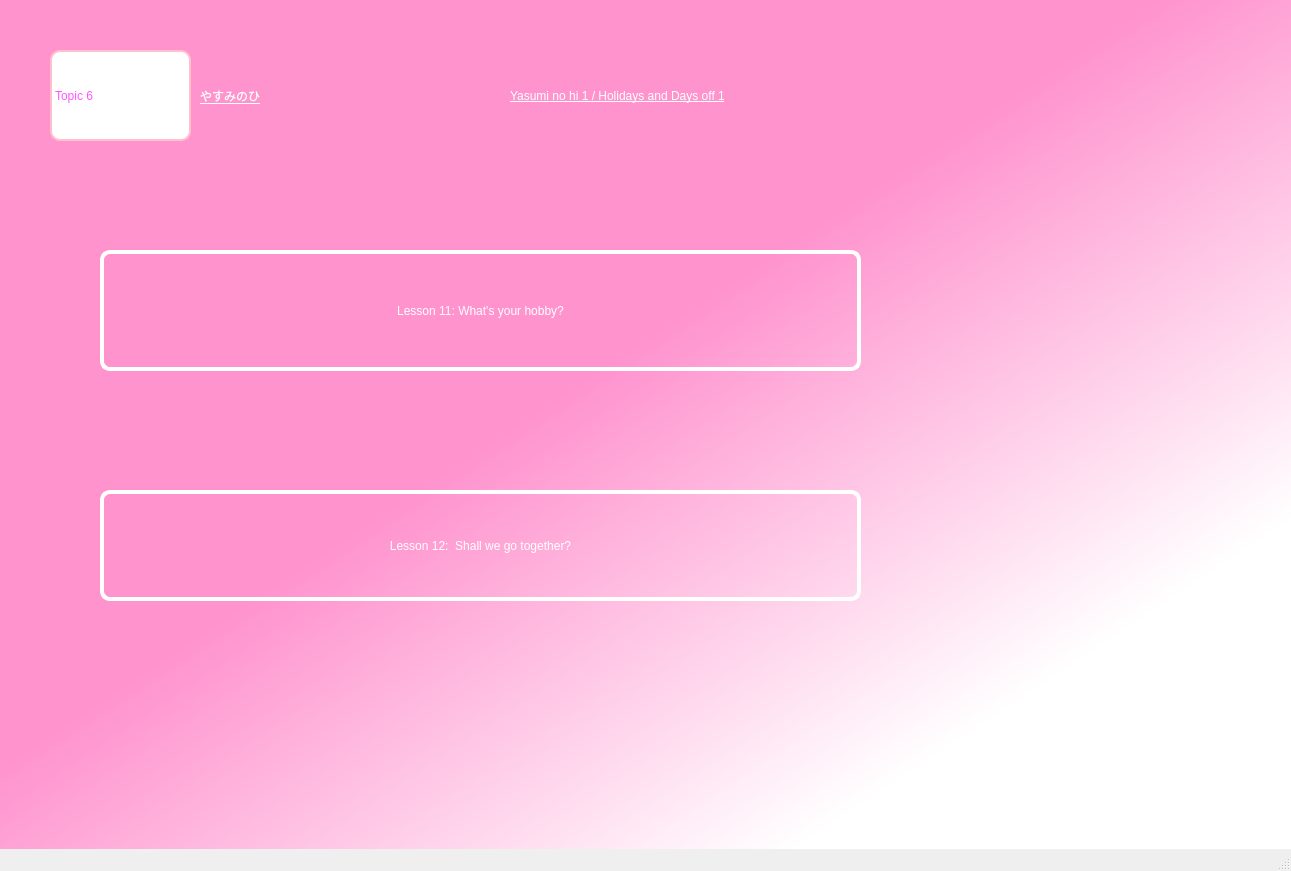
<?xml version="1.0" encoding="UTF-8"?>
<ui version="4.0">
 <class>MainWindow</class>
 <widget class="QMainWindow" name="MainWindow">
  <property name="geometry">
   <rect>
    <x>0</x>
    <y>0</y>
    <width>1291</width>
    <height>871</height>
   </rect>
  </property>
  <property name="windowTitle">
   <string>hometp6</string>
  </property>
  <widget class="QWidget" name="centralwidget">
   <widget class="QWidget" name="widget" native="true">
    <property name="geometry">
     <rect>
      <x>0</x>
      <y>0</y>
      <width>1291</width>
      <height>881</height>
     </rect>
    </property>
    <property name="styleSheet">
     <string notr="true">QWidget#widget{
background-color: qlineargradient(spread:pad, x1:0.398091, y1:0.358, x2:0.806818, y2:0.778, stop:0.153409 rgba(255, 147, 206, 255), stop:1 rgba(255, 255, 255, 255));}</string>
    </property>
    <widget class="QLabel" name="label_1">
     <property name="geometry">
      <rect>
       <x>50</x>
       <y>50</y>
       <width>141</width>
       <height>91</height>
      </rect>
     </property>
     <property name="styleSheet">
      <string notr="true">background-color: rgb(255, 255, 255);
color: rgb(255, 85, 255);
font: 25pt &quot;MV Boli&quot;;
border-radius:10px;
border: 2px solid pink;
</string>
     </property>
     <property name="text">
      <string>Topic 6</string>
     </property>
    </widget>
    <widget class="QLabel" name="label_2">
     <property name="geometry">
      <rect>
       <x>200</x>
       <y>70</y>
       <width>161</width>
       <height>51</height>
      </rect>
     </property>
     <property name="styleSheet">
      <string notr="true">color: rgb(255, 255, 255);
text-decoration: underline;
font: 24pt &quot;MV Boli&quot;;
</string>
     </property>
     <property name="text">
      <string>やすみのひ</string>
     </property>
    </widget>
    <widget class="QLabel" name="label_3">
     <property name="geometry">
      <rect>
       <x>510</x>
       <y>60</y>
       <width>561</width>
       <height>71</height>
      </rect>
     </property>
     <property name="styleSheet">
      <string notr="true">font: 24pt &quot;MV Boli&quot;;
text-decoration: underline;
color: rgb(255, 255, 255);</string>
     </property>
     <property name="text">
      <string>Yasumi no hi 1 / Holidays and Days off 1</string>
     </property>
    </widget>
    <widget class="QPushButton" name="lesson11">
     <property name="geometry">
      <rect>
       <x>100</x>
       <y>250</y>
       <width>761</width>
       <height>121</height>
      </rect>
     </property>
     <property name="styleSheet">
      <string notr="true">font: 24pt &quot;MV Boli&quot;;
color: rgb(255, 255, 255);
border: 4px solid #ffffff;
border-radius: 10px;</string>
     </property>
     <property name="text">
      <string>Lesson 11: What's your hobby?</string>
     </property>
    </widget>
    <widget class="QPushButton" name="lesson12">
     <property name="geometry">
      <rect>
       <x>100</x>
       <y>490</y>
       <width>761</width>
       <height>111</height>
      </rect>
     </property>
     <property name="styleSheet">
      <string notr="true">font: 24pt &quot;MV Boli&quot;;
color: rgb(255, 255, 255);
border: 4px solid #ffffff;
border-radius: 10px;</string>
     </property>
     <property name="text">
      <string>Lesson 12:  Shall we go together?</string>
     </property>
    </widget>
   </widget>
  </widget>
  <widget class="QStatusBar" name="statusbar"/>
 </widget>
 <resources/>
 <connections/>
</ui>
